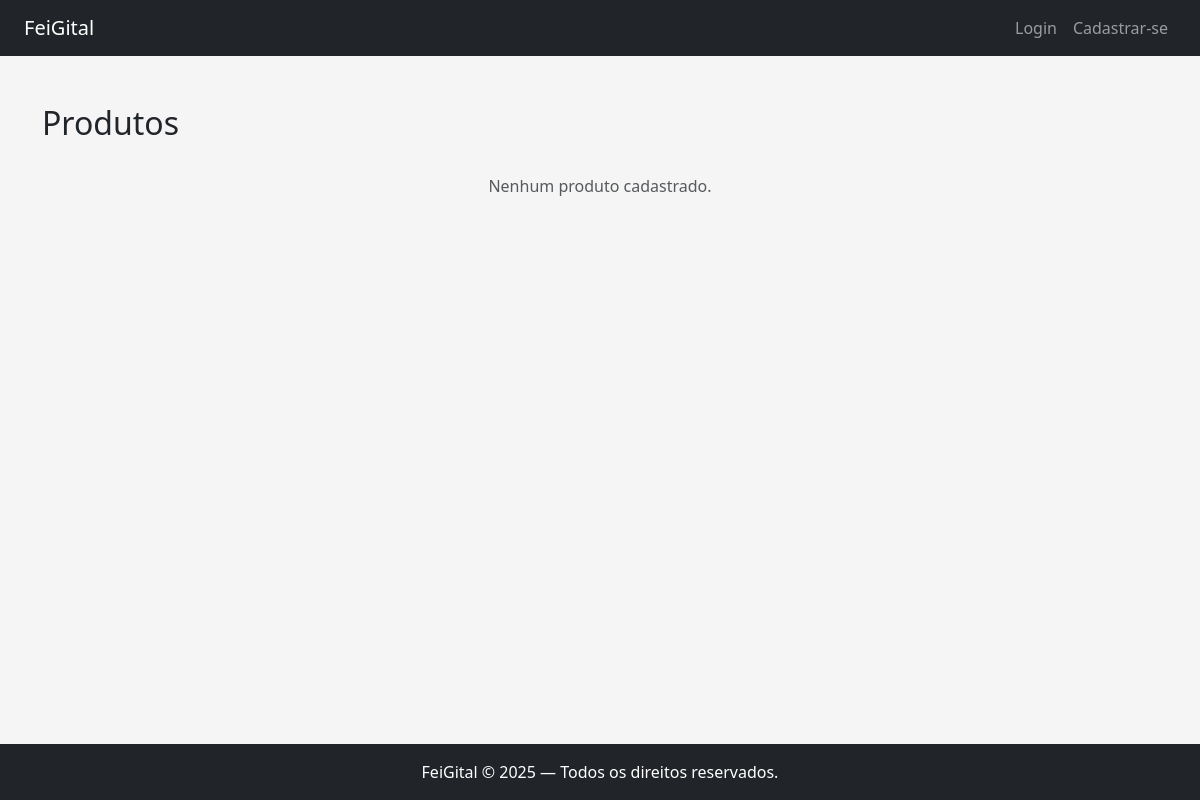
Page /produtos/ on the earlier database version.
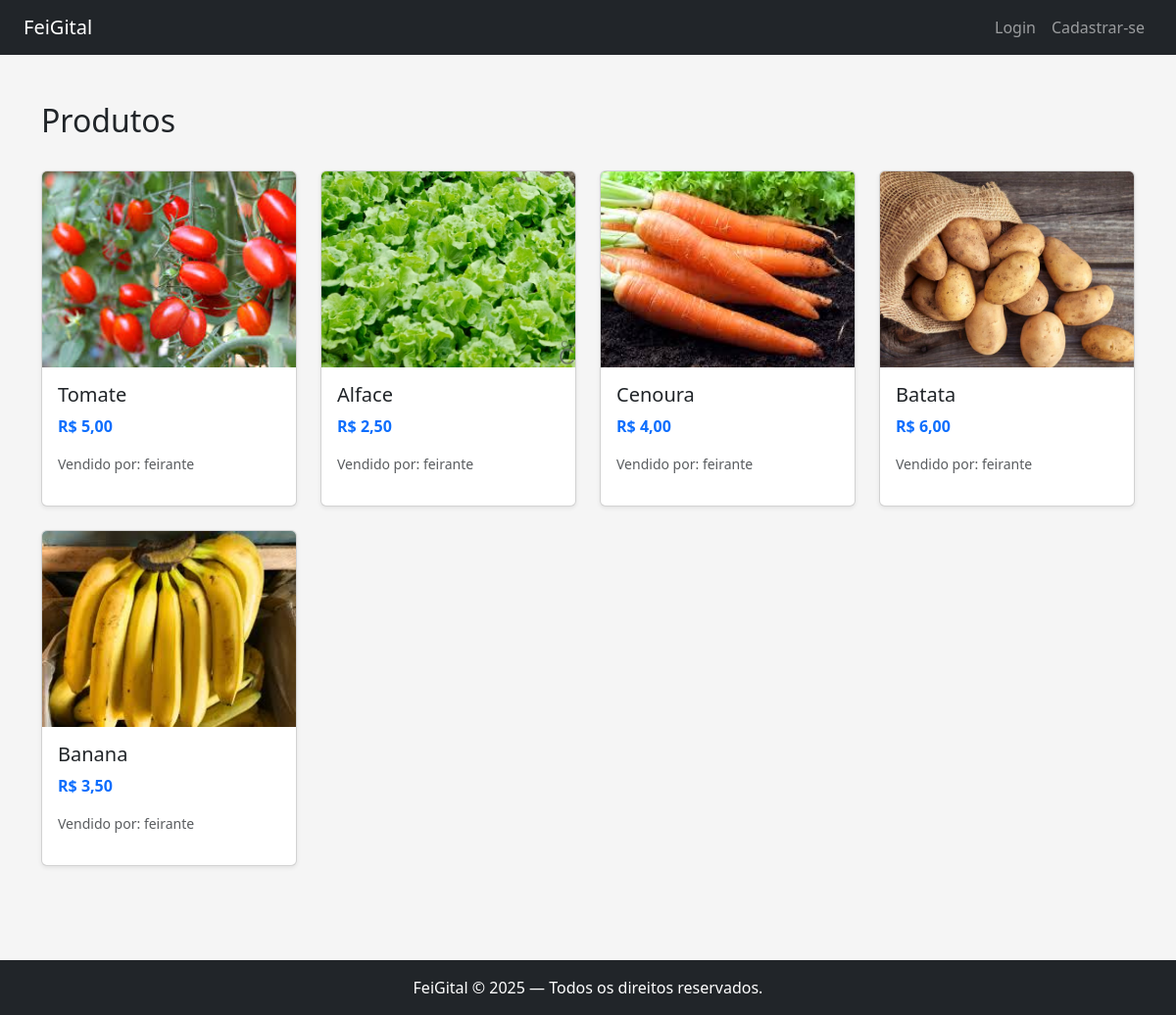
Same page on the later database version.
### feigitalApp/models.py (models this page shows, shortened)
class Produto(models.Model):
    nome = models.CharField(max_length=50)
    preco = models.DecimalField(max_digits=8, decimal_places=2)
    validade = models.DateField()
    banca = models.ForeignKey(Usuario, on_delete=models.CASCADE, related_name="produtos")
    img = models.ImageField(upload_to='media', blank=True, null=True)

class Usuario(AbstractUser):
    TIPO_USER = [
        ('feirante', 'Feirante'),
        ('cliente', 'Cliente')
    ]
    tipo = models.CharField(choices=TIPO_USER)

### feigitalApp/views.py (the view)
# urls.py: path('', ListarProduto.as_view(), name='index_produtos'),
class ListarProduto(ListView):
    model = Produto
    context_object_name = 'produtos'
    template_name = 'produto/listar.html'

### templates/static/produto/listar.html (shortened to what this page needs)
{% extends 'base.html' %}
{% load static %}
{% block content %}
<div class="container py-5">
    <div class="d-flex justify-content-between align-items-center mb-4">
        <h2>Produtos</h2>
    </div>
    <div class="row g-4">
        {% for p in produtos %}
            <div class="col-md-4 col-lg-3">
                <div class="card h-100 shadow-sm">
                    {% if p.img %}
                        <img src="{{ p.img.url }}" class="card-img-top" alt="{{ p.nome }}" style="height: 200px; object-fit: cover;">
                    {% else %}
                        <div class="d-flex align-items-center justify-content-center bg-secondary text-white" style="height: 200px;">
                            <span>Sem imagem</span>
                        </div>
                    {% endif %}
                    <div class="card-body d-flex flex-column">
                        <h5 class="card-title">{{ p.nome }}</h5>
                        <p class="card-text text-primary fw-bold">R$ {{ p.preco }}</p>
                        <p class="card-text small text-muted">Vendido por: {{ p.banca.username }}</p>
                    </div>
                </div>
            </div>
        {% empty %}
            <div class="col-12 text-center">
                <p class="text-muted">Nenhum produto cadastrado.</p>
            </div>
        {% endfor %}
    </div>
</div>
{% endblock %}

### templates/static/base.html (shortened to what this page needs)
{% load static %}
<!DOCTYPE html>
<html lang="pt-br">
    <head>
        <link
            href="https://cdn.jsdelivr.net/npm/bootstrap@5.3.0/dist/css/bootstrap.min.css"
            rel="stylesheet">
    </head>
    <body>
        <nav class="navbar navbar-expand-lg navbar-dark bg-dark px-4">
            <a class="navbar-brand" href="/">FeiGital</a>
            <div class="collapse navbar-collapse" id="menu">
                <ul class="navbar-nav ms-auto">
                    {% if user.is_authenticated %}
                        <li class="nav-item"><span class="nav-link text-white">Olá, {{ user.username }}</span></li>
                        {% if user.tipo == 'feirante' %}
                             <li class="nav-item"><a class="nav-link" href="{% url 'dashboard_feirante' %}">Meu Painel</a></li>
                             <li class="nav-item"><a class="nav-link" href="{% url 'criar_produto' %}">Cadastrar Produto</a></li>
                        {% else %}
                             <li class="nav-item"><a class="nav-link" href="{% url 'meus_pedidos' %}">Meus Pedidos</a></li>
                             <li class="nav-item"><a class="nav-link" href="{% url 'ver_carrinho' %}">Carrinho</a></li>
                        {% endif %}
                         <form action="{% url 'logout' %}" method="post" style="display:inline;">
                            {% csrf_token %}
                            <button type="submit" class="nav-link btn btn-link" style="color: rgba(255,255,255,.55);">Sair</button>
                        </form>
                    {% else %}
                        <li class="nav-item"><a class="nav-link" href="{% url 'login_usuario' %}">Login</a></li>
                        <li class="nav-item"><a class="nav-link" href="{% url 'cadastro_usuario' %}">Cadastrar-se</a></li>
                    {% endif %}
                </ul>
            </div>
        </nav>
        <main>
            {% block content %}
            {% endblock %}
        </main>
        <footer class="bg-dark text-white text-center py-3 mt-5">
            FeiGital © 2025 — Todos os direitos reservados.
        </footer>
    </body>
</html>

Differences in the rows shown:
added Produto: img (picture), nome "Tomate", preco "5,00", banca.username "feirante"
added Produto: img (picture), nome "Alface", preco "2,50", banca.username "feirante"
added Produto: img (picture), nome "Cenoura", preco "4,00", banca.username "feirante"
added Produto: img (picture), nome "Batata", preco "6,00", banca.username "feirante"
added Produto: img (picture), nome "Banana", preco "3,50", banca.username "feirante"
Other differences:
text no longer shown: "Nenhum produto cadastrado."
